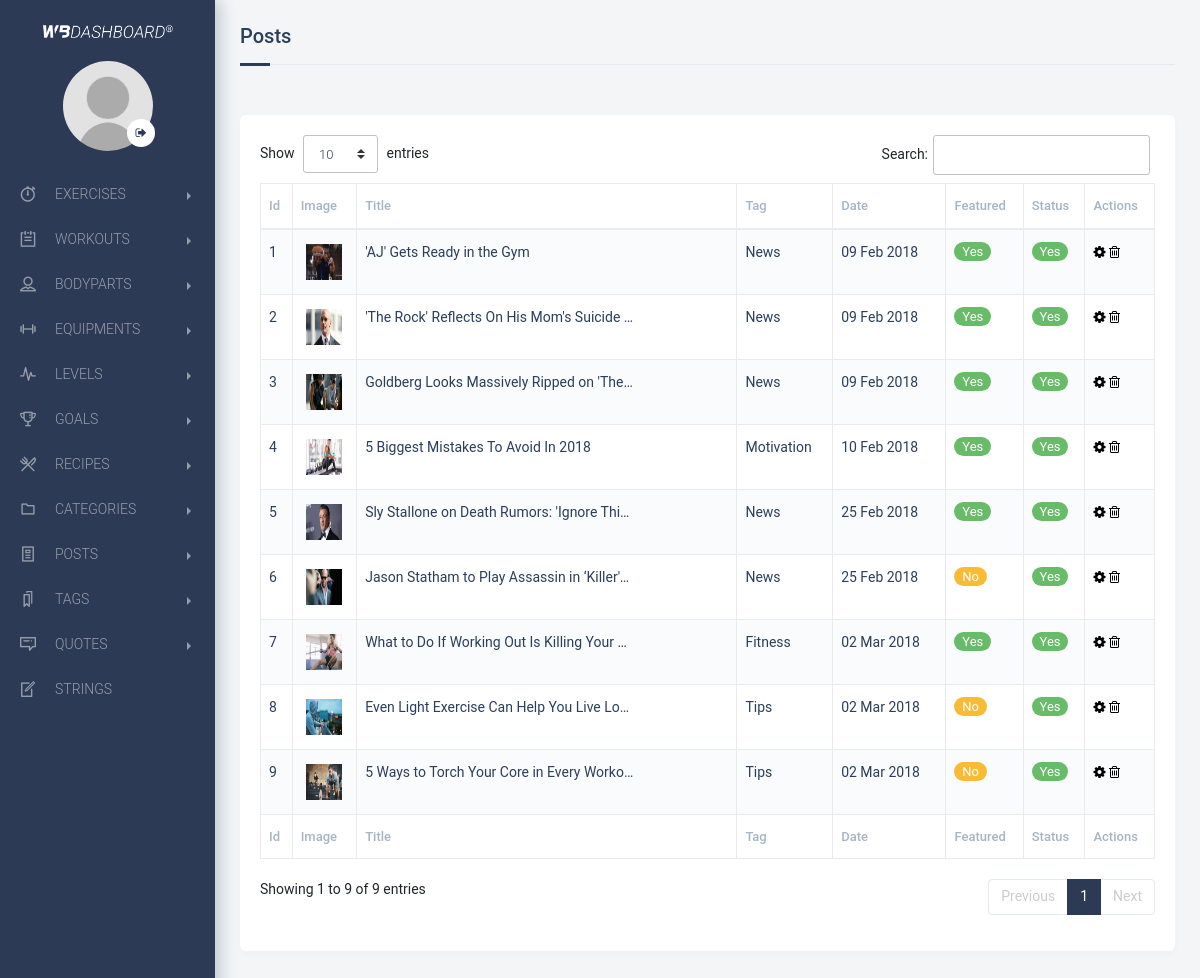
Page /backend/controller/posts.php (signed in) on the committed database.
### tables this page shows
CREATE TABLE `posts` (
  `post_id` int(11) NOT NULL,
  `post_title` varchar(150) NOT NULL,
  `post_description` text NOT NULL,
  `post_tag` int(11) NOT NULL,
  `post_featured` varchar(11) NOT NULL,
  `post_date` datetime NOT NULL DEFAULT current_timestamp(),
  `post_image` varchar(50) NOT NULL,
  `post_status` varchar(11) NOT NULL
);

CREATE TABLE `tags` (
  `tag_id` int(11) NOT NULL,
  `tag_title` text NOT NULL
);

### backend/admin/functions.php (called while the page is built, shortened)
<?php
function get_all_posts($connect)
{
    $sentence = $connect->prepare("SELECT posts.*,tags.tag_title AS tag_title FROM posts,tags WHERE posts.post_tag = tags.tag_id ORDER BY post_id DESC");
    $sentence->execute();
    return $sentence->fetchAll();
}
function fecha($fecha){
    $timestamp = strtotime($fecha);
    $meses = ['Jan', 'Feb', 'Mar', 'Apr', 'May', 'Jun', 'Jul', 'Aug', 'Sep', 'Oct', 'Nov', 'Dec'];
    $dia = date('d', $timestamp);
    $mes = date('m', $timestamp) - 1;
    $ano = date('Y', $timestamp);
    $fecha = "$dia " . $meses[$mes] . " $ano";
    return $fecha;
}
?>

### backend/views/posts.view.php (the view, shortened to what this page needs)
<section class="page-container">
    <div class="page-content-wrapper">
 <div class="content sm-gutter">
            <div class="container-fluid padding-25 sm-padding-10">
                <div class="row">
                    <div class="col-12">
                        <div class="section-title">
                            <h5>Posts</h5>
                        </div>
                    </div>
<div class="col-12">
                        <div class="block table-block mb-4" style="margin-top: 20px;">
                            <div class="row">
                                <div class="table-responsive">
<table id="table_id" class="table table-striped table-bordered" cellspacing="0" width="100%" style="border-radius: 5px;">
    <thead>
            <tr>
              <th>Id</th>
                <th>Image</th>
                <th>Title</th>
                <th>Tag</th>
                <th>Date</th>
                <th>Featured</th>
                <th>Status</th>
                <th>Actions</th>
            </tr>
        </thead>
        <tfoot>
            <tr>
              <th>Id</th>
                <th>Image</th>
                <th>Title</th>
                <th>Tag</th>
                <th>Date</th>
                <th>Featured</th>
                <th>Status</th>
                <th>Actions</th>
            </tr>
        </tfoot>
        <tbody>
        <?php foreach($posts as $post): ?>
            <tr>
              <td><?php echo $post['post_id']; ?></td>
                <td width="40px" align="center"><img src="../images/<?php echo $post['post_image']; ?>" style="width: 40px; height: 40px; padding: 2px;"></td>
                <td><div class="ellipsis" style="width: 270px"><?php echo $post['post_title']; ?></div></td>
                <td><?php echo $post['tag_title']; ?></td>
                <td><?php echo fecha($post['post_date']); ?></td>
                                <td class="status">
                    <?php
                    $status = $post['post_featured'];
                    if ($status == 1) {
                        echo '<span class="badge badge-pill bg-success">Yes</span>';
                    }else{
                        echo '<span class="badge badge-pill bg-warning">No</span>';
                    }
                    ?>
                </td>
                                <td class="status">
                    <?php
                    $status = $post['post_status'];
                    if ($status == 1) {
                        echo '<span class="badge badge-pill bg-success">Yes</span>';
                    }else{
                        echo '<span class="badge badge-pill bg-warning">No</span>';
                    }
                    ?>
                </td>
                <td>
                <a href="../controller/edit_post.php?id=<?php echo $post['post_id']; ?>" style="font-size: 14px;color: #000000;"><i class="fa fa-cog"></i></a>
          <a onclick="alertdelete_<?php echo $post['post_id']; ?>();" style="cursor: pointer;font-size: 14px;color: #000000;"><i class="fa fa-trash-o"></i></a>
          </td>
            </tr>
        <?php endforeach; ?>
        </tbody>
</table>
</div>
</div>
</div>
</div>
</div>
</div>
</div>
</div>
</section>

### backend/assets/css/lightbox.css (style rules this page uses)
body:after { content: url(../files/close.png) url(../files/loading.gif) url(../files/prev.png) url(../files/next.png); display: none; }

### rows in the picture
posts: post_id "9", post_image (picture), post_title "5 Ways to Torch Your Core in Every Workout", post_tag.tag_title "Tips", post_date "02 Mar 2018", post_featured "No", post_status "Yes"
posts: post_id "8", post_image (picture), post_title "Even Light Exercise Can Help You Live Lo…", post_tag.tag_title "Tips", post_date "02 Mar 2018", post_featured "No", post_status "Yes"
posts: post_id "7", post_image (picture), post_title "What to Do If Working Out Is Killing Your…", post_tag.tag_title "Fitness", post_date "02 Mar 2018", post_featured "Yes", post_status "Yes"
posts: post_id "6", post_image (picture), post_title "Jason Statham to Play Assassin in ‘Killer'…", post_tag.tag_title "News", post_date "25 Feb 2018", post_featured "No", post_status "Yes"
posts: post_id "5", post_image (picture), post_title "Sly Stallone on Death Rumors: 'Ignore Thi…", post_tag.tag_title "News", post_date "25 Feb 2018", post_featured "Yes", post_status "Yes"
posts: post_id "4", post_image (picture), post_title "5 Biggest Mistakes To Avoid In 2018", post_tag.tag_title "Motivation", post_date "10 Feb 2018", post_featured "Yes", post_status "Yes"
posts: post_id "3", post_image (picture), post_title "Goldberg Looks Massively Ripped on 'The…", post_tag.tag_title "News", post_date "09 Feb 2018", post_featured "Yes", post_status "Yes"
posts: post_id "2", post_image (picture), post_title "'The Rock' Reflects On His Mom's Suicide…", post_tag.tag_title "News", post_date "09 Feb 2018", post_featured "Yes", post_status "Yes"
posts: post_id "1", post_image (picture), post_title "'AJ' Gets Ready in the Gym", post_tag.tag_title "News", post_date "09 Feb 2018", post_featured "Yes", post_status "Yes"
